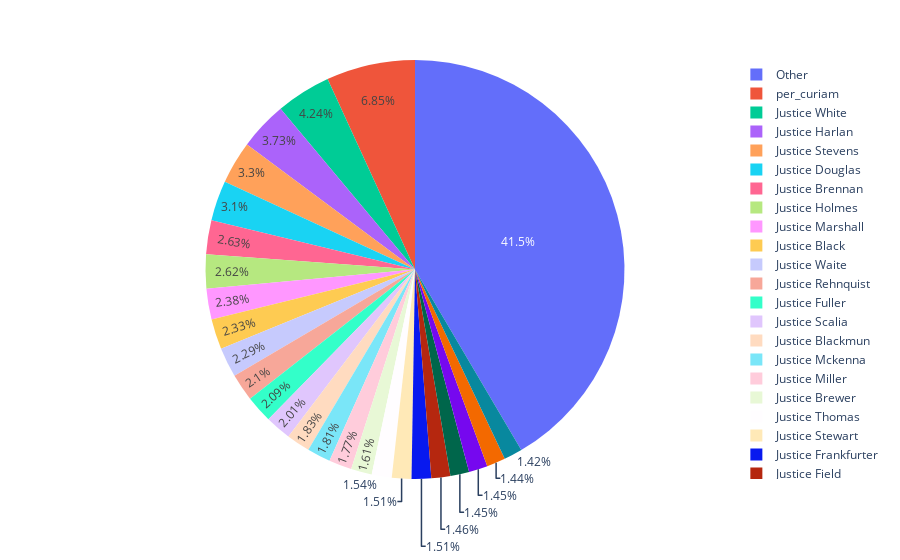

The code cell stored with this chart in its notebook:
### Code cell
import matplotlib.pyplot as plt
author_name_counts = opinions['author_name'].value_counts()

labels = []
sizes = []

for name, count in author_name_counts.iteritems():
    if count < 500:
        labels.append("Other")
        sizes.append(count)
    else:
        labels.append(name)
        sizes.append(count)

pie = pd.concat([pd.DataFrame(labels, columns = ['name']),pd.DataFrame(sizes, columns = ['count'])], axis =1)
# pie = pie.groupby('name').sum()
# pie = pie.reset_index()

import plotly.express as px

fig = px.pie(pie, values='count', names='name')
fig.show()

### Figure 1 — Plotly figure (JSON) as saved in the notebook; plotly's stock layout.template omitted (floating-point values rounded to 4 significant figures)
{"data": [{"domain": {"x": [0, 1], "y": [0, 1]}, "hovertemplate": "name=%{label}<br>count=%{value}<extra></extra>", "labels": ["per_curiam", "Justice White", "Justice Harlan", "Justice Stevens", "Justice Douglas", "Justice Brennan", "Justice Holmes", "Justice Marshall", "Justice Black", "Justice Waite", "Justice Rehnquist", "Justice Fuller", "Justice Scalia", "Justice Blackmun", "Justice Mckenna", "Justice Miller", "Justice Brewer", "Justice Thomas", "Justice Stewart", "Justice Frankfurter", "Justice Field", "Justice Stone", "Justice O'Connor", "Justice McReynolds", "Justice Brandeis", "Other", "Other", "Other", "Other", "Other", "Other", "Other", "Other", "Other", "Other", "Other", "Other", "Other", "Other", "Other", "Other", "Other", "Other", "Other", "Other", "Other", "Other", "Other", "Other", "Other", "Other", "Other", "Other", "Other", "Other", "Other", "Other", "Other", "Other", "Other", "Other", "Other", "Other", "Other", "Other", "Other", "Other", "Other", "Other", "Other", "Other", "Other", "Other", "Other", "Other", "Other", "Other", "Other", "Other", "Other", "Other", "Other", "Other", "Other", "Other", "Other", "Other", "Other", "Other", "Other", "Other", "Other", "Other", "Other", "Other", "Other", "Other", "Other", "Other", "Other", "Other", "Other", "Other", "Other", "Other", "Other", "Other", "Other", "Other", "Other", "Other", "Other", "Other", "Other", "Other", "Other", "Other", "Other", "Other", "Other", "Other", "Other"], "legendgroup": "", "name": "", "showlegend": true, "type": "pie", "values": [2451, 1517, 1333, 1181, 1109, 942, 937, 851, 834, 821, 752, 749, 718, 654, 647, 632, 577, 551, 540, 540, 524, 519, 518, 515, 508, 494, 461, 457, 455, 447, 422, 418, 416, 416, 414, 407, 406, 389, 360, 357, 321, 319, 312, 310, 307, 292, 291, 272, 266, 263, 255, 246, 243, 239, 221, 213, 210, 208, 182, 180, 175, 172, 162, 157, 156, 152, 151, 148, 147, 143, 133, 128, 124, 110, 98, 95, 92, 91, 89, 84, 82, 78, 77, 70, 68, 66, 51, 47, 42, 42, 29, 20, 17, 15, 15, 13, 9, 7, 5, 5, 3, 2, 2, 2, 1, 1, 1, 1, 1, 1, 1, 1, 1, 1, 1, 1, 1, 1, 1, 1, 1, 1]}], "layout": {"legend": {"tracegroupgap": 0}, "margin": {"t": 60}}}
